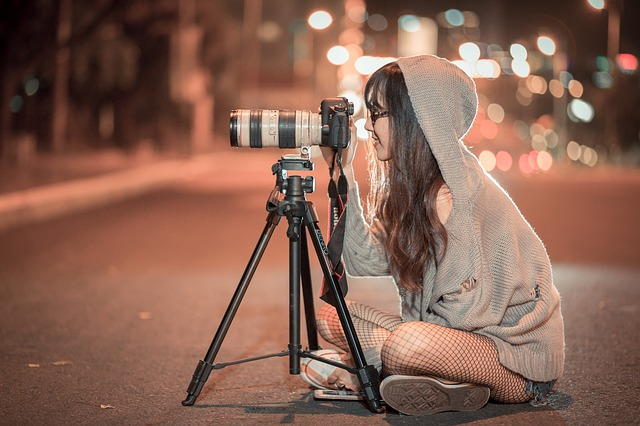
#> input picture Semester_2/COM31006_Computer_Vision/cam.png, 640 x 426 px
$ python w01.py
#> lines starting #> are read from the running program, lines starting #| are printed output that depends on the picture
import cv2
import matplotlib.image as mpimg
import numpy as np
import matplotlib.pyplot as plt


# [4 lines left out: function black_image, not called in this run]

def white_image():
    img = 255 * np.ones((50, 40, 1), dtype=np.uint8)
    cv2.imwrite("white.png", img)

# [51 lines left out: functions rgb_gray_image, yellow_image, save_red, color_to_grayscale, show_with_plt, show_with_plt2, not called in this run]

def merge_two_in_one():

    cam = cv2.imread("cam.png")
#> cam is the input picture: shape (426, 640, 3); mean B, G, R 82.8, 98.1, 135.7

    b, g, r = cv2.split(cam)
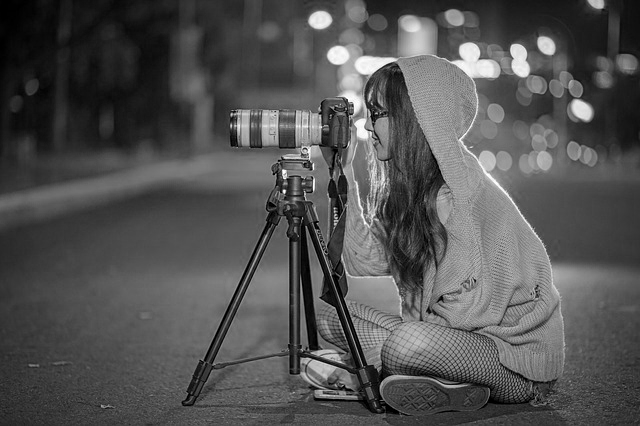
#> b: shape (426, 640); min 0, max 255, mean 82.8
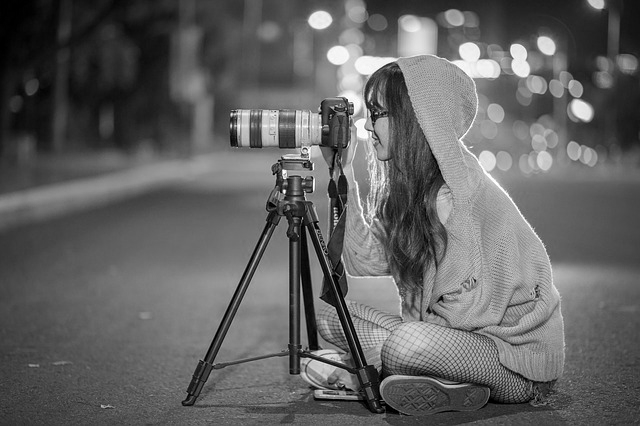
#> g: shape (426, 640); min 0, max 255, mean 98.1
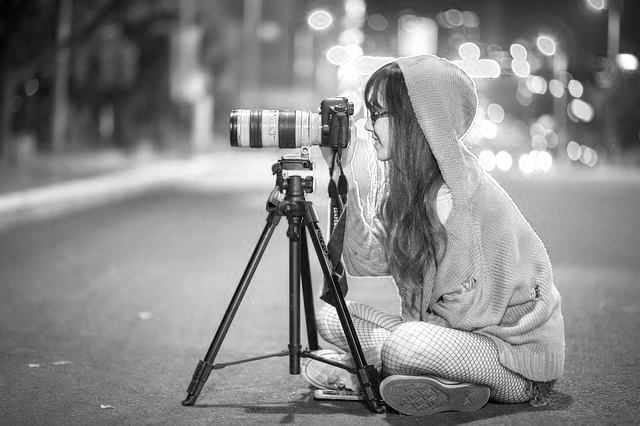
#> r: shape (426, 640); min 0, max 255, mean 135.7
    y = 0.299 * r + 0.587 * g + 0.114 * b
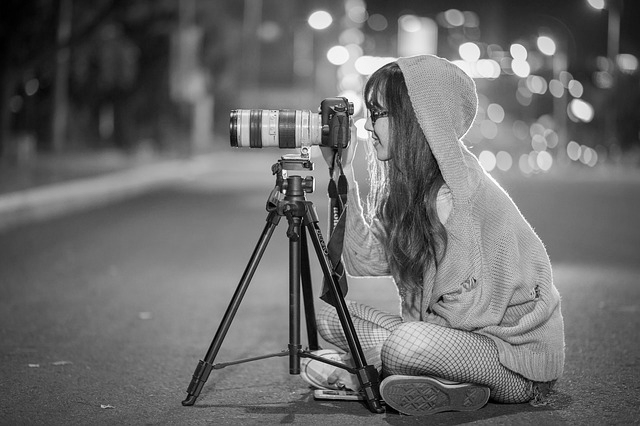
#> y: shape (426, 640) float64; min 0, max 254.8, mean 107.6
    y = y.astype(np.uint8)

    gray = cv2.merge([y,y,y])

    cam = cv2.cvtColor(cam, cv2.COLOR_BGR2RGB)
    both = np.hstack((cam, gray))
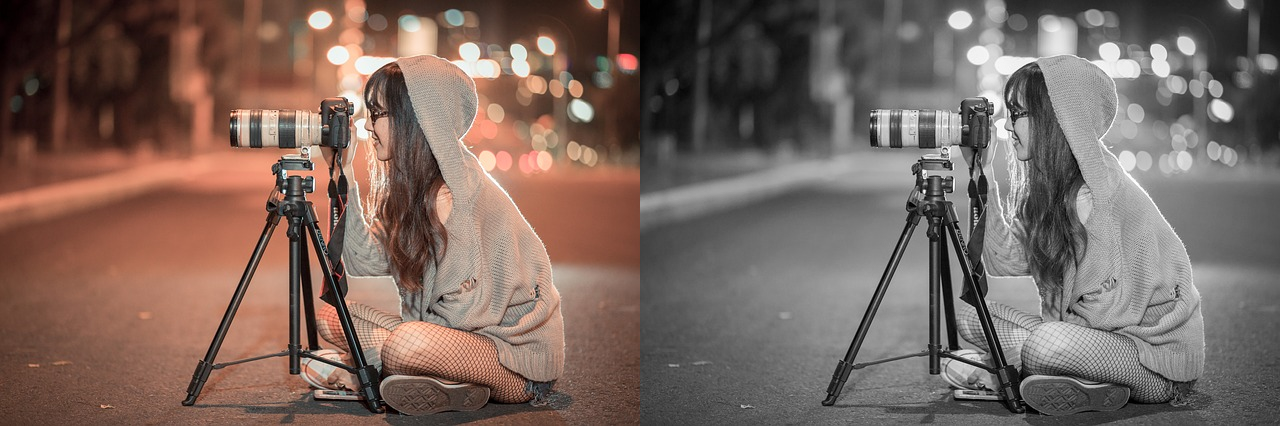
#> both: shape (426, 1280, 3); mean R, G, B 121.4, 102.6, 95

    plt.imshow(both)
    plt.show()

merge_two_in_one()

$ run again, with Semester_2/COM31006_Computer_Vision/fingerprint.png copied over Semester_2/COM31006_Computer_Vision/cam.png
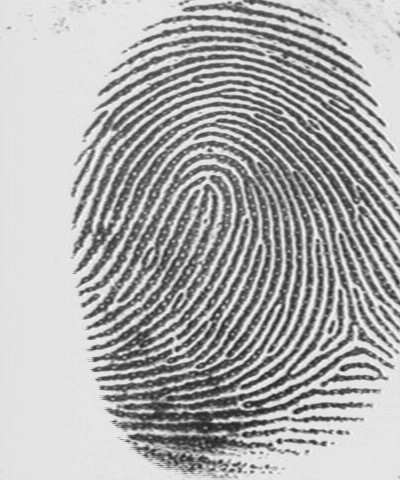
#> input picture Semester_2/COM31006_Computer_Vision/fingerprint.png, 400 x 480 px
#> in merge_two_in_one, cam is the input picture: shape (480, 400, 3); min 27, max 251, mean 173.6
#> in merge_two_in_one, `both = np.hstack((cam, gray))`:
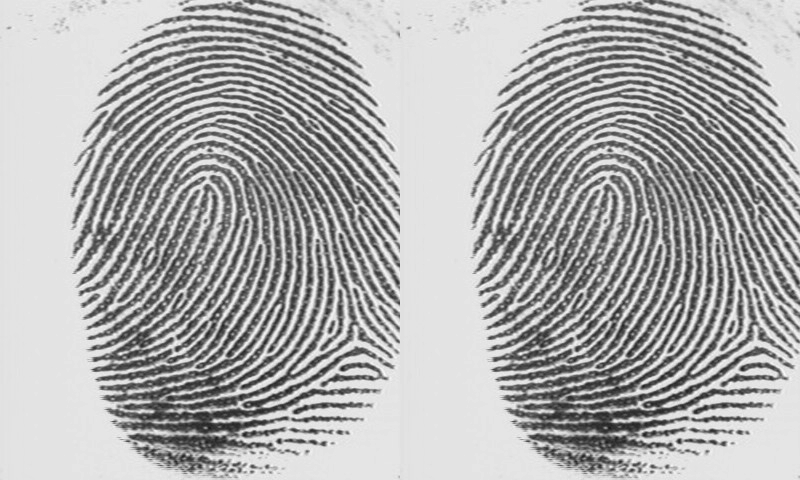
#> both: shape (480, 800, 3); min 26, max 251, mean 173.5
